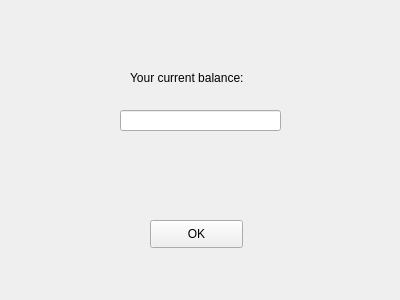
<?xml version="1.0" encoding="UTF-8"?>
<ui version="4.0">
 <class>Atm_Balance</class>
 <widget class="QWidget" name="Atm_Balance">
  <property name="geometry">
   <rect>
    <x>0</x>
    <y>0</y>
    <width>400</width>
    <height>300</height>
   </rect>
  </property>
  <property name="windowTitle">
   <string>BALANCE INQUIRY</string>
  </property>
  <widget class="QLabel" name="label">
   <property name="geometry">
    <rect>
     <x>130</x>
     <y>70</y>
     <width>141</width>
     <height>16</height>
    </rect>
   </property>
   <property name="text">
    <string>Your current balance:</string>
   </property>
  </widget>
  <widget class="QPushButton" name="pushButton">
   <property name="geometry">
    <rect>
     <x>150</x>
     <y>220</y>
     <width>93</width>
     <height>28</height>
    </rect>
   </property>
   <property name="text">
    <string>OK</string>
   </property>
  </widget>
  <widget class="QLineEdit" name="lineEdit">
   <property name="geometry">
    <rect>
     <x>120</x>
     <y>110</y>
     <width>161</width>
     <height>21</height>
    </rect>
   </property>
  </widget>
 </widget>
 <resources/>
 <connections/>
</ui>
